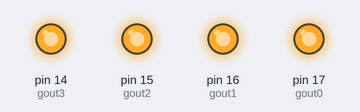
The sketch below on a simulated Arduino Uno, built with avr-gcc and run on an emulated ATmega328P. Parts: output pins drawn as LEDs (lit = HIGH).

Above: at 0.1 s.
Timing chart, 0 to 1.6 s (numbered marks = the images above):
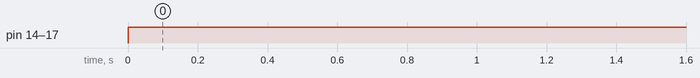

The sketch:

test-gateout.ino
```cpp
#define gout0	17
#define gout1	16
#define gout2	15
#define gout3	14

void setup() {
	Serial.begin(9600);
	pinMode(gout0, OUTPUT);
	pinMode(gout1, OUTPUT);
	pinMode(gout2, OUTPUT);
	pinMode(gout3, OUTPUT);
	digitalWrite(gout0, LOW);
	digitalWrite(gout1, LOW);
	digitalWrite(gout2, LOW);
	digitalWrite(gout3, LOW);
}

void loop() {
	digitalWrite(gout0, HIGH);
	digitalWrite(gout1, HIGH);
	digitalWrite(gout2, HIGH);
	digitalWrite(gout3, HIGH);

	delay(1000);
}
```

Measured:
- by itself, pin 14 (gout3), pin 15 (gout2), pin 16 (gout1), pin 17 (gout0): LOW → HIGH at 0.00 s
